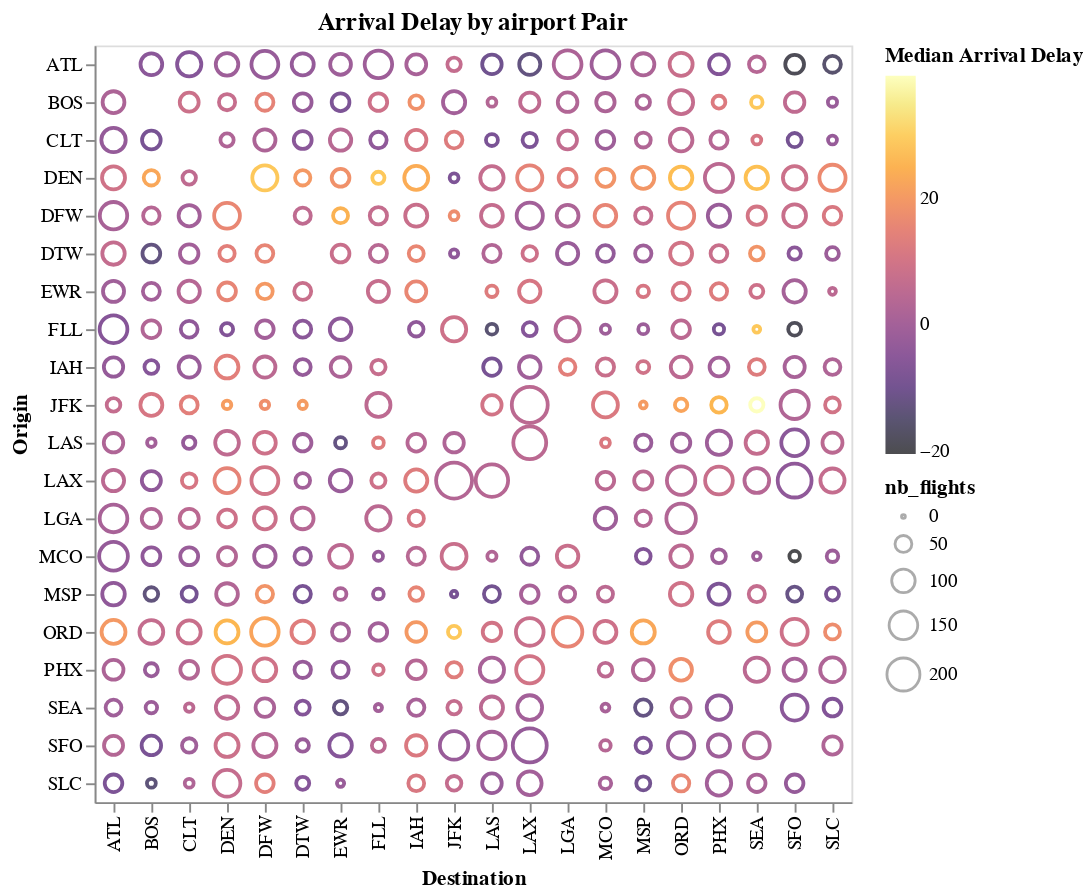

Notebook cell for this chart:
### Markdown cell above
### Adding a Tooltip

### Code cell
basic_scatter = alt.Chart(airport_pairs, title='Arrival Delay by airport Pair').mark_point().encode(
    alt.Y('ORIGIN_AIRPORT', title="Origin"),
    alt.X('DESTINATION_AIRPORT', title="Destination"),
    size='nb_flights',
    color=alt.Color('median_arrival_delay', 
                           scale=alt.Scale(scheme='inferno'), 
                           legend=alt.Legend(title="Median Arrival Delay")
                          ),
    tooltip=[  alt.Tooltip('ORIGIN_AIRPORT')
             , alt.Tooltip('DESTINATION_AIRPORT')
             , alt.Tooltip('nb_flights')
             , alt.Tooltip('median_arrival_delay')

            ],     
)

basic_scatter

### Figure 1 — Vega-Lite specification as saved in the notebook (floating-point values rounded to 4 significant figures; data arrays with more than 128 entries replaced by an {"elided": "..."} marker saying what was removed)
{"config": {"view": {"continuousWidth": 400, "continuousHeight": 300}}, "data": {"name": "data-2f9eadfd9e2241906f2ab8d1a807da17"}, "mark": "point", "encoding": {"color": {"type": "quantitative", "field": "median_arrival_delay", "legend": {"title": "Median Arrival Delay"}, "scale": {"scheme": "inferno"}}, "size": {"type": "quantitative", "field": "nb_flights"}, "tooltip": [{"type": "nominal", "field": "ORIGIN_AIRPORT"}, {"type": "nominal", "field": "DESTINATION_AIRPORT"}, {"type": "quantitative", "field": "nb_flights"}, {"type": "quantitative", "field": "median_arrival_delay"}], "x": {"type": "nominal", "field": "DESTINATION_AIRPORT", "title": "Destination"}, "y": {"type": "nominal", "field": "ORIGIN_AIRPORT", "title": "Origin"}}, "title": "Arrival Delay by airport Pair", "$schema": "https://vega.github.io/schema/vega-lite/v4.0.0.json", "datasets": {"data-2f9eadfd9e2241906f2ab8d1a807da17": {"elided": "358 records"}}}
